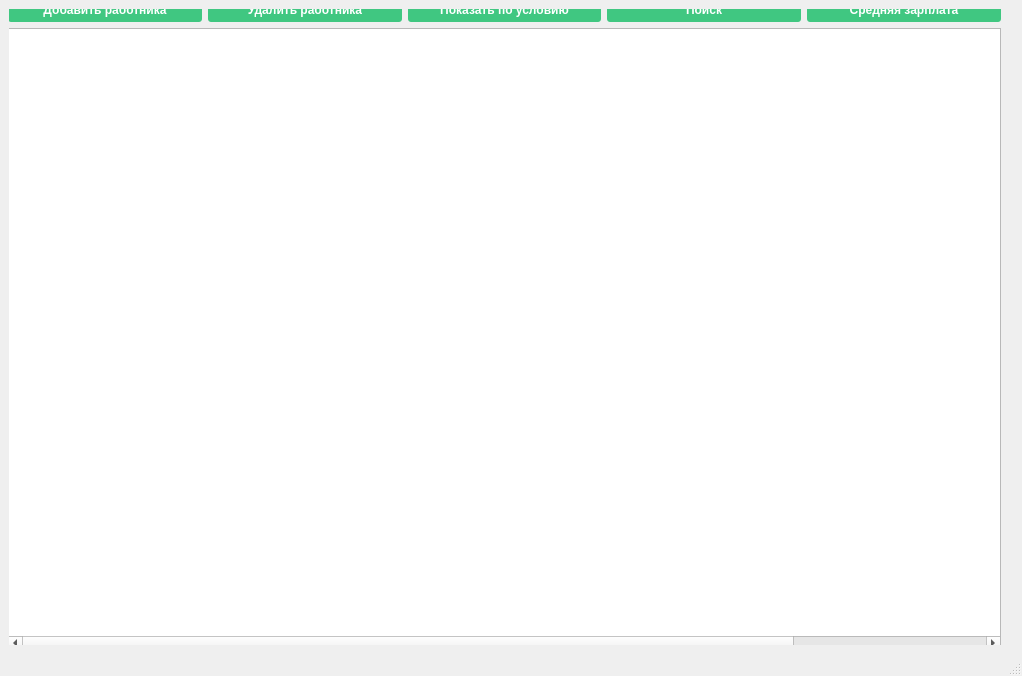
<?xml version="1.0" encoding="UTF-8"?>
<ui version="4.0">
 <class>MainWindow</class>
 <widget class="QMainWindow" name="MainWindow">
  <property name="geometry">
   <rect>
    <x>0</x>
    <y>0</y>
    <width>1022</width>
    <height>676</height>
   </rect>
  </property>
  <property name="windowTitle">
   <string>MainWindow</string>
  </property>
  <widget class="QWidget" name="centralwidget">
   <layout class="QGridLayout" name="gridLayout">
    <item row="0" column="1">
     <widget class="QStackedWidget" name="stackedWidget">
      <property name="currentIndex">
       <number>0</number>
      </property>
      <widget class="QWidget" name="MainMenu">
       <widget class="QScrollArea" name="scrollArea">
        <property name="geometry">
         <rect>
          <x>-10</x>
          <y>-10</y>
          <width>1011</width>
          <height>661</height>
         </rect>
        </property>
        <property name="styleSheet">
         <string notr="true"/>
        </property>
        <property name="frameShape">
         <enum>QFrame::NoFrame</enum>
        </property>
        <property name="widgetResizable">
         <bool>true</bool>
        </property>
        <widget class="QWidget" name="scrollAreaWidgetContents">
         <property name="geometry">
          <rect>
           <x>0</x>
           <y>0</y>
           <width>1011</width>
           <height>661</height>
          </rect>
         </property>
         <layout class="QGridLayout" name="gridLayout_2">
          <item row="0" column="1">
           <widget class="QPushButton" name="pushButton_4">
            <property name="styleSheet">
             <string notr="true">QPushButton
{
   font-weight: 700;
  color: white;


  text-decoration: none;
  padding: .8em 1em calc(.8em + 3px);
padding-bottom:5%;
  border-radius: 3px;
  background: rgb(64,199,129);
  box-shadow: 0 -3px rgb(53,167,110) inset;

        margin-top: -5%;

}</string>
            </property>
            <property name="text">
             <string>Удалить работника</string>
            </property>
           </widget>
          </item>
          <item row="0" column="3">
           <widget class="QPushButton" name="pushButton_3">
            <property name="styleSheet">
             <string notr="true">QPushButton
{
   font-weight: 700;
  color: white;


  text-decoration: none;
  padding: .8em 1em calc(.8em + 3px);
padding-bottom:5%;
  border-radius: 3px;
  background: rgb(64,199,129);
  box-shadow: 0 -3px rgb(53,167,110) inset;

        margin-top: -5%;

}</string>
            </property>
            <property name="text">
             <string>Поиск</string>
            </property>
           </widget>
          </item>
          <item row="0" column="4">
           <widget class="QPushButton" name="pushButton_2">
            <property name="styleSheet">
             <string notr="true">QPushButton
{
   font-weight: 700;
  color: white;


  text-decoration: none;
  padding: .8em 1em calc(.8em + 3px);
padding-bottom:5%;
  border-radius: 3px;
  background: rgb(64,199,129);
  box-shadow: 0 -3px rgb(53,167,110) inset;

        margin-top: -5%;

}</string>
            </property>
            <property name="text">
             <string>Средняя зарплата</string>
            </property>
           </widget>
          </item>
          <item row="0" column="2">
           <widget class="QPushButton" name="pushButton_5">
            <property name="styleSheet">
             <string notr="true">QPushButton
{
   font-weight: 700;
  color: white;


  text-decoration: none;
  padding: .8em 1em calc(.8em + 3px);
padding-bottom:5%;
  border-radius: 3px;
  background: rgb(64,199,129);
  box-shadow: 0 -3px rgb(53,167,110) inset;

        margin-top: -5%;

}</string>
            </property>
            <property name="text">
             <string>Показать по условию</string>
            </property>
           </widget>
          </item>
          <item row="0" column="0">
           <widget class="QPushButton" name="pushButton">
            <property name="styleSheet">
             <string notr="true">QPushButton
{
   font-weight: 700;
  color: white;


  text-decoration: none;
  padding: .8em 1em calc(.8em + 3px);
padding-bottom:5%;
  border-radius: 3px;
  background: rgb(64,199,129);
  box-shadow: 0 -3px rgb(53,167,110) inset;

        margin-top: -5%;

}</string>
            </property>
            <property name="text">
             <string>Добавить работника</string>
            </property>
           </widget>
          </item>
          <item row="1" column="0" colspan="5">
           <widget class="QTableWidget" name="tableWidget">
            <property name="sizePolicy">
             <sizepolicy hsizetype="Expanding" vsizetype="Expanding">
              <horstretch>0</horstretch>
              <verstretch>0</verstretch>
             </sizepolicy>
            </property>
            <property name="styleSheet">
             <string notr="true"/>
            </property>
            <property name="frameShape">
             <enum>QFrame::StyledPanel</enum>
            </property>
            <property name="selectionBehavior">
             <enum>QAbstractItemView::SelectRows</enum>
            </property>
            <property name="textElideMode">
             <enum>Qt::ElideRight</enum>
            </property>
            <property name="gridStyle">
             <enum>Qt::SolidLine</enum>
            </property>
            <attribute name="horizontalHeaderVisible">
             <bool>false</bool>
            </attribute>
            <attribute name="horizontalHeaderCascadingSectionResizes">
             <bool>true</bool>
            </attribute>
            <attribute name="horizontalHeaderDefaultSectionSize">
             <number>200</number>
            </attribute>
            <attribute name="horizontalHeaderShowSortIndicator" stdset="0">
             <bool>false</bool>
            </attribute>
            <attribute name="horizontalHeaderStretchLastSection">
             <bool>false</bool>
            </attribute>
            <column>
             <property name="text">
              <string>Новый столбец</string>
             </property>
             <property name="font">
              <font>
               <strikeout>false</strikeout>
              </font>
             </property>
            </column>
            <column>
             <property name="text">
              <string>Новый столбец</string>
             </property>
            </column>
            <column>
             <property name="text">
              <string>Новый столбец</string>
             </property>
            </column>
            <column>
             <property name="text">
              <string>Новый столбец</string>
             </property>
            </column>
            <column>
             <property name="text">
              <string>Новый столбец</string>
             </property>
            </column>
           </widget>
          </item>
         </layout>
        </widget>
       </widget>
      </widget>
      <widget class="QWidget" name="addworker">
       <layout class="QGridLayout" name="gridLayout_3">
        <item row="2" column="2">
         <widget class="QLineEdit" name="name">
          <property name="sizePolicy">
           <sizepolicy hsizetype="Expanding" vsizetype="Fixed">
            <horstretch>0</horstretch>
            <verstretch>0</verstretch>
           </sizepolicy>
          </property>
         </widget>
        </item>
        <item row="5" column="0">
         <widget class="QLabel" name="label_4">
          <property name="text">
           <string>Отдел</string>
          </property>
          <property name="alignment">
           <set>Qt::AlignCenter</set>
          </property>
         </widget>
        </item>
        <item row="3" column="0">
         <widget class="QLabel" name="label_2">
          <property name="text">
           <string>Фамилия</string>
          </property>
         </widget>
        </item>
        <item row="6" column="0">
         <widget class="QLabel" name="label_5">
          <property name="text">
           <string>Зарплата</string>
          </property>
         </widget>
        </item>
        <item row="3" column="2">
         <widget class="QLineEdit" name="surname"/>
        </item>
        <item row="5" column="2">
         <widget class="QLineEdit" name="department"/>
        </item>
        <item row="4" column="2">
         <widget class="QLineEdit" name="fathername"/>
        </item>
        <item row="7" column="2">
         <widget class="QDialogButtonBox" name="buttonBox">
          <property name="orientation">
           <enum>Qt::Horizontal</enum>
          </property>
          <property name="standardButtons">
           <set>QDialogButtonBox::Cancel|QDialogButtonBox::Ok</set>
          </property>
         </widget>
        </item>
        <item row="4" column="0">
         <widget class="QLabel" name="label_3">
          <property name="text">
           <string>Отчество</string>
          </property>
         </widget>
        </item>
        <item row="6" column="2">
         <widget class="QLineEdit" name="salary"/>
        </item>
        <item row="2" column="0">
         <widget class="QLabel" name="label">
          <property name="text">
           <string>Имя</string>
          </property>
          <property name="alignment">
           <set>Qt::AlignCenter</set>
          </property>
         </widget>
        </item>
        <item row="2" column="1">
         <spacer name="horizontalSpacer">
          <property name="orientation">
           <enum>Qt::Horizontal</enum>
          </property>
          <property name="sizeType">
           <enum>QSizePolicy::Preferred</enum>
          </property>
          <property name="sizeHint" stdset="0">
           <size>
            <width>40</width>
            <height>20</height>
           </size>
          </property>
         </spacer>
        </item>
        <item row="1" column="2">
         <widget class="QLabel" name="label_6">
          <property name="sizePolicy">
           <sizepolicy hsizetype="Preferred" vsizetype="Fixed">
            <horstretch>0</horstretch>
            <verstretch>0</verstretch>
           </sizepolicy>
          </property>
          <property name="font">
           <font>
            <pointsize>10</pointsize>
           </font>
          </property>
          <property name="text">
           <string>Введите данные работника</string>
          </property>
          <property name="alignment">
           <set>Qt::AlignCenter</set>
          </property>
         </widget>
        </item>
       </layout>
      </widget>
      <widget class="QWidget" name="delete_worker">
       <layout class="QGridLayout" name="gridLayout_4">
        <item row="1" column="0">
         <widget class="QPushButton" name="pushButton_6">
          <property name="text">
           <string>Удалить</string>
          </property>
         </widget>
        </item>
        <item row="0" column="0">
         <widget class="QLineEdit" name="lineEdit">
          <property name="toolTip">
           <string comment="чччч"/>
          </property>
          <property name="inputMask">
           <string/>
          </property>
          <property name="text">
           <string/>
          </property>
          <property name="alignment">
           <set>Qt::AlignCenter</set>
          </property>
          <property name="placeholderText">
           <string>Введите номер работника, которого вы хотите удалить из базы.</string>
          </property>
          <property name="clearButtonEnabled">
           <bool>true</bool>
          </property>
         </widget>
        </item>
        <item row="2" column="0" colspan="2">
         <widget class="QScrollArea" name="scrollArea_2">
          <property name="widgetResizable">
           <bool>true</bool>
          </property>
          <widget class="QWidget" name="scrollAreaWidgetContents_2">
           <property name="geometry">
            <rect>
             <x>0</x>
             <y>0</y>
             <width>98</width>
             <height>28</height>
            </rect>
           </property>
           <widget class="QTableWidget" name="tableWidget_2">
            <property name="geometry">
             <rect>
              <x>0</x>
              <y>0</y>
              <width>989</width>
              <height>611</height>
             </rect>
            </property>
            <property name="sizePolicy">
             <sizepolicy hsizetype="Expanding" vsizetype="Expanding">
              <horstretch>0</horstretch>
              <verstretch>0</verstretch>
             </sizepolicy>
            </property>
            <property name="frameShape">
             <enum>QFrame::StyledPanel</enum>
            </property>
            <property name="gridStyle">
             <enum>Qt::SolidLine</enum>
            </property>
            <attribute name="horizontalHeaderVisible">
             <bool>false</bool>
            </attribute>
            <attribute name="horizontalHeaderCascadingSectionResizes">
             <bool>true</bool>
            </attribute>
            <attribute name="horizontalHeaderDefaultSectionSize">
             <number>200</number>
            </attribute>
            <attribute name="horizontalHeaderStretchLastSection">
             <bool>false</bool>
            </attribute>
            <column>
             <property name="text">
              <string>Новый столбец</string>
             </property>
             <property name="font">
              <font>
               <strikeout>false</strikeout>
              </font>
             </property>
            </column>
            <column>
             <property name="text">
              <string>Новый столбец</string>
             </property>
            </column>
            <column>
             <property name="text">
              <string>Новый столбец</string>
             </property>
            </column>
            <column>
             <property name="text">
              <string>Новый столбец</string>
             </property>
            </column>
            <column>
             <property name="text">
              <string>Новый столбец</string>
             </property>
            </column>
           </widget>
          </widget>
         </widget>
        </item>
        <item row="0" column="1" rowspan="2">
         <widget class="QPushButton" name="pushButton_11">
          <property name="sizePolicy">
           <sizepolicy hsizetype="Minimum" vsizetype="Preferred">
            <horstretch>0</horstretch>
            <verstretch>0</verstretch>
           </sizepolicy>
          </property>
          <property name="text">
           <string>Вернуться в меню</string>
          </property>
         </widget>
        </item>
       </layout>
      </widget>
      <widget class="QWidget" name="show_if">
       <layout class="QGridLayout" name="gridLayout_5">
        <item row="2" column="2">
         <widget class="QRadioButton" name="radioButton_2">
          <property name="text">
           <string>Зарплата меньше, либо равна введённой</string>
          </property>
         </widget>
        </item>
        <item row="0" column="0">
         <widget class="QLineEdit" name="lineEdit_2">
          <property name="placeholderText">
           <string>Введите величину зарплаты, чтобы показать работников...</string>
          </property>
         </widget>
        </item>
        <item row="3" column="0" colspan="4">
         <widget class="QScrollArea" name="scrollArea_3">
          <property name="widgetResizable">
           <bool>true</bool>
          </property>
          <widget class="QWidget" name="scrollAreaWidgetContents_3">
           <property name="geometry">
            <rect>
             <x>0</x>
             <y>0</y>
             <width>98</width>
             <height>28</height>
            </rect>
           </property>
           <widget class="QTableWidget" name="tableWidget_3">
            <property name="geometry">
             <rect>
              <x>0</x>
              <y>0</y>
              <width>989</width>
              <height>621</height>
             </rect>
            </property>
            <property name="sizePolicy">
             <sizepolicy hsizetype="Expanding" vsizetype="Expanding">
              <horstretch>0</horstretch>
              <verstretch>0</verstretch>
             </sizepolicy>
            </property>
            <property name="frameShape">
             <enum>QFrame::StyledPanel</enum>
            </property>
            <property name="gridStyle">
             <enum>Qt::SolidLine</enum>
            </property>
            <attribute name="horizontalHeaderVisible">
             <bool>false</bool>
            </attribute>
            <attribute name="horizontalHeaderCascadingSectionResizes">
             <bool>true</bool>
            </attribute>
            <attribute name="horizontalHeaderDefaultSectionSize">
             <number>200</number>
            </attribute>
            <attribute name="horizontalHeaderStretchLastSection">
             <bool>false</bool>
            </attribute>
           </widget>
          </widget>
         </widget>
        </item>
        <item row="0" column="2">
         <widget class="QRadioButton" name="radioButton">
          <property name="text">
           <string>Зарплата больше, либо равна введённой</string>
          </property>
          <property name="checked">
           <bool>true</bool>
          </property>
         </widget>
        </item>
        <item row="2" column="0">
         <widget class="QPushButton" name="pushButton_8">
          <property name="text">
           <string>Поиск</string>
          </property>
         </widget>
        </item>
        <item row="0" column="3" rowspan="3">
         <widget class="QPushButton" name="pushButton_7">
          <property name="sizePolicy">
           <sizepolicy hsizetype="Minimum" vsizetype="Preferred">
            <horstretch>0</horstretch>
            <verstretch>0</verstretch>
           </sizepolicy>
          </property>
          <property name="text">
           <string>Вернуться в меню</string>
          </property>
         </widget>
        </item>
       </layout>
      </widget>
      <widget class="QWidget" name="find">
       <layout class="QGridLayout" name="gridLayout_6">
        <item row="0" column="0">
         <widget class="QLineEdit" name="lineEdit_3">
          <property name="placeholderText">
           <string>Выберите параметр для поиска в выпадающем меню справа и введите в данное поле нужное Вам значение.</string>
          </property>
         </widget>
        </item>
        <item row="3" column="0" colspan="4">
         <widget class="QScrollArea" name="scrollArea_4">
          <property name="widgetResizable">
           <bool>true</bool>
          </property>
          <widget class="QWidget" name="scrollAreaWidgetContents_4">
           <property name="geometry">
            <rect>
             <x>0</x>
             <y>0</y>
             <width>98</width>
             <height>28</height>
            </rect>
           </property>
           <widget class="QTableWidget" name="tableWidget_4">
            <property name="geometry">
             <rect>
              <x>0</x>
              <y>0</y>
              <width>989</width>
              <height>621</height>
             </rect>
            </property>
            <property name="sizePolicy">
             <sizepolicy hsizetype="Expanding" vsizetype="Expanding">
              <horstretch>0</horstretch>
              <verstretch>0</verstretch>
             </sizepolicy>
            </property>
            <property name="frameShape">
             <enum>QFrame::StyledPanel</enum>
            </property>
            <property name="gridStyle">
             <enum>Qt::SolidLine</enum>
            </property>
            <attribute name="horizontalHeaderVisible">
             <bool>false</bool>
            </attribute>
            <attribute name="horizontalHeaderCascadingSectionResizes">
             <bool>true</bool>
            </attribute>
            <attribute name="horizontalHeaderDefaultSectionSize">
             <number>200</number>
            </attribute>
            <attribute name="horizontalHeaderStretchLastSection">
             <bool>false</bool>
            </attribute>
           </widget>
          </widget>
         </widget>
        </item>
        <item row="1" column="0">
         <widget class="QPushButton" name="pushButton_9">
          <property name="text">
           <string>Поиск</string>
          </property>
         </widget>
        </item>
        <item row="0" column="3" rowspan="3">
         <widget class="QPushButton" name="pushButton_10">
          <property name="sizePolicy">
           <sizepolicy hsizetype="Minimum" vsizetype="Preferred">
            <horstretch>0</horstretch>
            <verstretch>0</verstretch>
           </sizepolicy>
          </property>
          <property name="text">
           <string>Выйти в меню</string>
          </property>
         </widget>
        </item>
        <item row="0" column="2" rowspan="2">
         <widget class="QComboBox" name="comboBox">
          <property name="sizePolicy">
           <sizepolicy hsizetype="Preferred" vsizetype="Preferred">
            <horstretch>0</horstretch>
            <verstretch>0</verstretch>
           </sizepolicy>
          </property>
          <item>
           <property name="text">
            <string>Фамилия</string>
           </property>
          </item>
          <item>
           <property name="text">
            <string>Имя</string>
           </property>
          </item>
          <item>
           <property name="text">
            <string>Отчество</string>
           </property>
          </item>
          <item>
           <property name="text">
            <string>Отдел</string>
           </property>
          </item>
         </widget>
        </item>
       </layout>
      </widget>
      <widget class="QWidget" name="median"/>
     </widget>
    </item>
   </layout>
  </widget>
  <widget class="QMenuBar" name="menubar">
   <property name="geometry">
    <rect>
     <x>0</x>
     <y>0</y>
     <width>1022</width>
     <height>26</height>
    </rect>
   </property>
  </widget>
  <widget class="QStatusBar" name="statusbar"/>
 </widget>
 <resources/>
 <connections/>
</ui>
